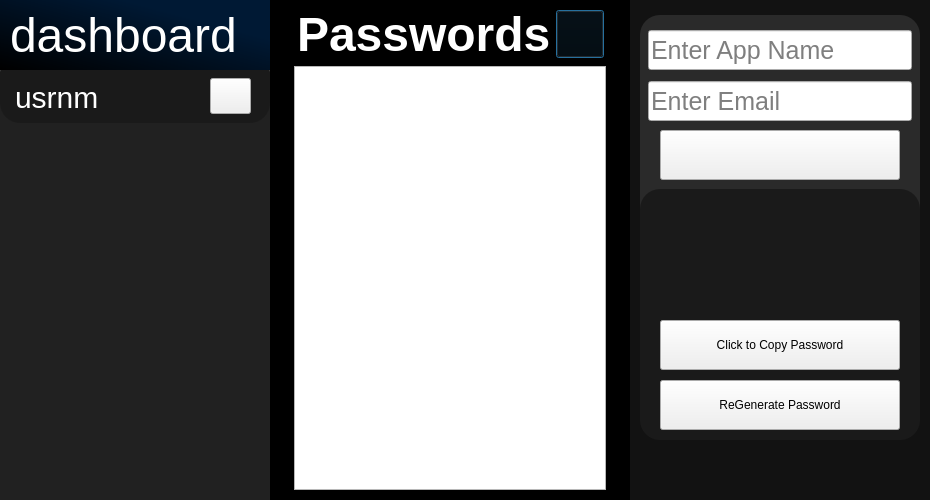
<?xml version="1.0" encoding="UTF-8"?>
<ui version="4.0">
 <class>Dialog</class>
 <widget class="QDialog" name="Dialog">
  <property name="geometry">
   <rect>
    <x>0</x>
    <y>0</y>
    <width>930</width>
    <height>500</height>
   </rect>
  </property>
  <property name="windowTitle">
   <string>Clover | Dashboard</string>
  </property>
  <widget class="QWidget" name="DashboardScreen" native="true">
   <property name="geometry">
    <rect>
     <x>0</x>
     <y>0</y>
     <width>930</width>
     <height>501</height>
    </rect>
   </property>
   <property name="styleSheet">
    <string notr="true">#cbody{background-color:#000}</string>
   </property>
   <widget class="QLabel" name="cbody">
    <property name="geometry">
     <rect>
      <x>270</x>
      <y>0</y>
      <width>360</width>
      <height>501</height>
     </rect>
    </property>
    <property name="text">
     <string/>
    </property>
   </widget>
   <widget class="QLabel" name="rsbody">
    <property name="geometry">
     <rect>
      <x>630</x>
      <y>0</y>
      <width>300</width>
      <height>500</height>
     </rect>
    </property>
    <property name="styleSheet">
     <string notr="true">#rsbody{background-color:#121212}</string>
    </property>
    <property name="text">
     <string/>
    </property>
   </widget>
   <widget class="QLabel" name="usrnm">
    <property name="geometry">
     <rect>
      <x>15</x>
      <y>77</y>
      <width>181</width>
      <height>41</height>
     </rect>
    </property>
    <property name="styleSheet">
     <string notr="true">#usrnm{color: #FFFFFF; font-size: 30px;}</string>
    </property>
    <property name="text">
     <string>usrnm</string>
    </property>
   </widget>
   <widget class="QLabel" name="dashboard_text">
    <property name="geometry">
     <rect>
      <x>10</x>
      <y>10</y>
      <width>261</width>
      <height>50</height>
     </rect>
    </property>
    <property name="styleSheet">
     <string notr="true">#dashboard_text{color: #FFFFFF; font-size: 48px; font-weight: 200;}</string>
    </property>
    <property name="text">
     <string>dashboard</string>
    </property>
   </widget>
   <widget class="QLabel" name="pwdlabel">
    <property name="geometry">
     <rect>
      <x>297</x>
      <y>9</y>
      <width>281</width>
      <height>51</height>
     </rect>
    </property>
    <property name="styleSheet">
     <string notr="true">#pwdlabel{color: #FFF; font-size: 48px; font-weight: 500;}</string>
    </property>
    <property name="text">
     <string>Passwords</string>
    </property>
   </widget>
   <widget class="QPushButton" name="removebtn">
    <property name="geometry">
     <rect>
      <x>556</x>
      <y>10</y>
      <width>48</width>
      <height>48</height>
     </rect>
    </property>
    <property name="whatsThis">
     <string>Logout</string>
    </property>
    <property name="styleSheet">
     <string notr="true">#removebtn{background-color: #00000000;}</string>
    </property>
    <property name="text">
     <string/>
    </property>
    <property name="icon">
     <iconset resource="Resources.qrc">
      <normaloff>:/Icons/rsrc/remove_icon.png</normaloff>:/Icons/rsrc/remove_icon.png</iconset>
    </property>
    <property name="iconSize">
     <size>
      <width>40</width>
      <height>40</height>
     </size>
    </property>
   </widget>
   <widget class="QListWidget" name="applist">
    <property name="geometry">
     <rect>
      <x>294</x>
      <y>66</y>
      <width>312</width>
      <height>424</height>
     </rect>
    </property>
    <property name="styleSheet">
     <string notr="true"/>
    </property>
   </widget>
   <widget class="QLabel" name="emailid">
    <property name="geometry">
     <rect>
      <x>655</x>
      <y>260</y>
      <width>250</width>
      <height>45</height>
     </rect>
    </property>
    <property name="styleSheet">
     <string notr="true">#appname{background-color:#2A2A2A;  }</string>
    </property>
    <property name="text">
     <string/>
    </property>
   </widget>
   <widget class="QLineEdit" name="appfield">
    <property name="geometry">
     <rect>
      <x>648</x>
      <y>30</y>
      <width>264</width>
      <height>40</height>
     </rect>
    </property>
    <property name="styleSheet">
     <string notr="true">#appfield{font-size: 48px; font-weight: 200; font-size:25px; }</string>
    </property>
    <property name="placeholderText">
     <string>Enter App Name</string>
    </property>
   </widget>
   <widget class="QLineEdit" name="emailfield">
    <property name="geometry">
     <rect>
      <x>648</x>
      <y>81</y>
      <width>264</width>
      <height>40</height>
     </rect>
    </property>
    <property name="styleSheet">
     <string notr="true">#emailfield{font-size: 48px; font-weight: 200; font-size:25px; }</string>
    </property>
    <property name="placeholderText">
     <string>Enter Email </string>
    </property>
   </widget>
   <widget class="QPushButton" name="generatepwd">
    <property name="geometry">
     <rect>
      <x>660</x>
      <y>380</y>
      <width>240</width>
      <height>50</height>
     </rect>
    </property>
    <property name="text">
     <string>ReGenerate Password</string>
    </property>
   </widget>
   <widget class="QLabel" name="appname">
    <property name="geometry">
     <rect>
      <x>655</x>
      <y>205</y>
      <width>250</width>
      <height>45</height>
     </rect>
    </property>
    <property name="styleSheet">
     <string notr="true">#emailid{background-color:#2A2A2A ; }</string>
    </property>
    <property name="text">
     <string/>
    </property>
   </widget>
   <widget class="QPushButton" name="copypwd">
    <property name="geometry">
     <rect>
      <x>660</x>
      <y>320</y>
      <width>240</width>
      <height>50</height>
     </rect>
    </property>
    <property name="text">
     <string>Click to Copy Password</string>
    </property>
   </widget>
   <widget class="QLabel" name="lsibody2">
    <property name="geometry">
     <rect>
      <x>0</x>
      <y>90</y>
      <width>270</width>
      <height>431</height>
     </rect>
    </property>
    <property name="styleSheet">
     <string notr="true">#lsibody2{background-color:#212121;}</string>
    </property>
    <property name="text">
     <string/>
    </property>
   </widget>
   <widget class="QLabel" name="lsbody">
    <property name="geometry">
     <rect>
      <x>0</x>
      <y>0</y>
      <width>270</width>
      <height>70</height>
     </rect>
    </property>
    <property name="styleSheet">
     <string notr="true">background-color:qlineargradient(spread:pad, x1:0.72897, y1:0.278227, x2:0, y2:0.983, stop:0 rgba(0, 25, 52, 255), stop:1 rgba(0, 0, 0, 255));</string>
    </property>
    <property name="text">
     <string/>
    </property>
   </widget>
   <widget class="QLabel" name="rsibody">
    <property name="geometry">
     <rect>
      <x>640</x>
      <y>189</y>
      <width>280</width>
      <height>251</height>
     </rect>
    </property>
    <property name="styleSheet">
     <string notr="true">#rsibody{background-color:#1A1A1A; border-radius: 20;}</string>
    </property>
    <property name="text">
     <string/>
    </property>
   </widget>
   <widget class="QLabel" name="alertbox">
    <property name="geometry">
     <rect>
      <x>655</x>
      <y>450</y>
      <width>250</width>
      <height>35</height>
     </rect>
    </property>
    <property name="styleSheet">
     <string notr="true"/>
    </property>
    <property name="text">
     <string/>
    </property>
   </widget>
   <widget class="QLabel" name="rsibody2">
    <property name="geometry">
     <rect>
      <x>640</x>
      <y>15</y>
      <width>280</width>
      <height>291</height>
     </rect>
    </property>
    <property name="styleSheet">
     <string notr="true">#rsibody2{background-color:#2A2A2A; border-radius: 20;}</string>
    </property>
    <property name="text">
     <string/>
    </property>
   </widget>
   <widget class="QPushButton" name="addbtn">
    <property name="geometry">
     <rect>
      <x>660</x>
      <y>130</y>
      <width>240</width>
      <height>50</height>
     </rect>
    </property>
    <property name="text">
     <string/>
    </property>
   </widget>
   <widget class="QPushButton" name="logoutbtn">
    <property name="geometry">
     <rect>
      <x>210</x>
      <y>78</y>
      <width>41</width>
      <height>36</height>
     </rect>
    </property>
    <property name="text">
     <string/>
    </property>
   </widget>
   <widget class="QLabel" name="usrnm_">
    <property name="geometry">
     <rect>
      <x>0</x>
      <y>52</y>
      <width>270</width>
      <height>71</height>
     </rect>
    </property>
    <property name="styleSheet">
     <string notr="true">#usrnm_{background-color:#1A1A1A; border-radius:20}</string>
    </property>
    <property name="text">
     <string/>
    </property>
   </widget>
   <zorder>lsibody2</zorder>
   <zorder>usrnm_</zorder>
   <zorder>lsbody</zorder>
   <zorder>rsbody</zorder>
   <zorder>rsibody2</zorder>
   <zorder>rsibody</zorder>
   <zorder>cbody</zorder>
   <zorder>applist</zorder>
   <zorder>usrnm</zorder>
   <zorder>pwdlabel</zorder>
   <zorder>removebtn</zorder>
   <zorder>appfield</zorder>
   <zorder>emailfield</zorder>
   <zorder>generatepwd</zorder>
   <zorder>copypwd</zorder>
   <zorder>alertbox</zorder>
   <zorder>appname</zorder>
   <zorder>emailid</zorder>
   <zorder>addbtn</zorder>
   <zorder>logoutbtn</zorder>
   <zorder>dashboard_text</zorder>
  </widget>
 </widget>
 <resources>
  <include location="Resources.qrc"/>
 </resources>
 <connections/>
</ui>
